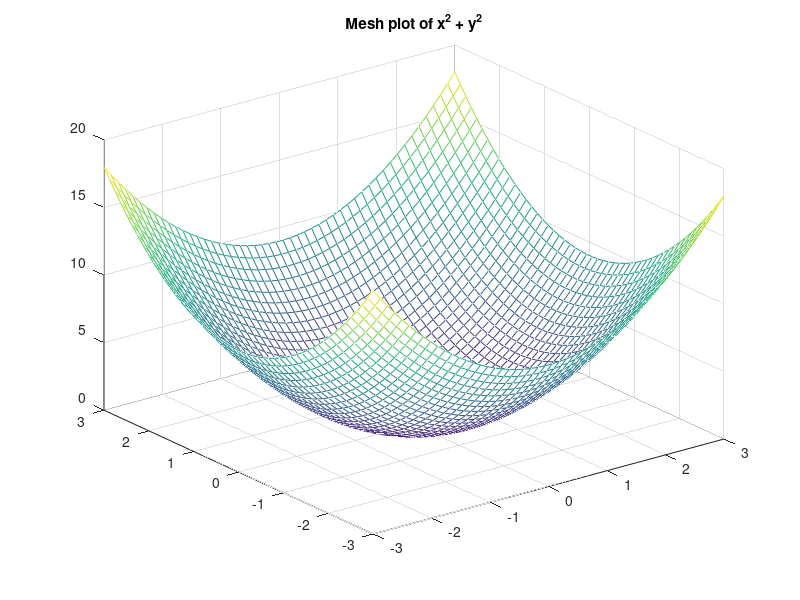

The MATLAB script that drew this image:
% ======================================================================= %
% Generate mesh plot of:
% f(x, y) = x^2 + y^2; -3 ? x ? 3, -3 ? y ? 3 over a 50 ? 50 grid on the
% specified domain.
% ======================================================================= %
clc; clear; close all;

x = linspace(-3, 3, 50);
y = linspace(-3, 3, 50);

[X, Y] = meshgrid(x, y);

Z = X.^2 + Y.^2;

mesh(X, Y, Z);
title('Mesh plot of x^2 + y^2');
